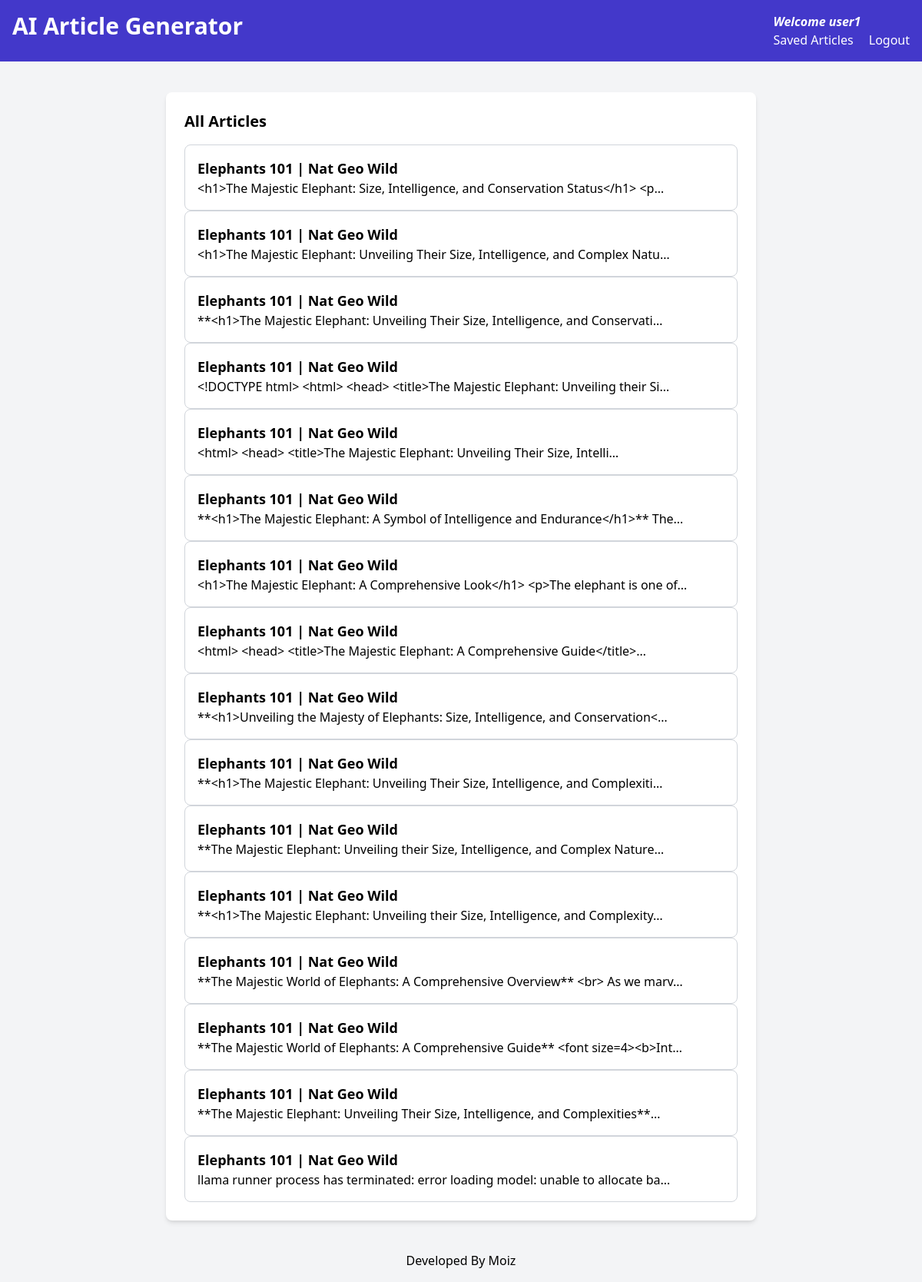
The page /blog-list (signed in) on the database its author committed.
### blog_generator/models.py (models this page shows, shortened)
class BlogPost(models.Model):
    user = models.ForeignKey(User, on_delete=models.CASCADE)
    youtube_title = models.CharField(max_length=300)
    youtube_link = models.URLField()
    generated_content = models.TextField()
    created_at = models.DateTimeField(auto_now_add=True)

### blog_generator/views.py (the view)
# urls.py: path('blog-list', views.blog_list, name='blog-list'),
def blog_list(request):
    blog_articles = BlogPost.objects.filter(user=request.user)
    return render(request, "all-blogs.html", {'blog_articles': blog_articles})

### templates/all-blogs.html (shortened to what this page needs)
<!DOCTYPE html>
<html lang="en">
<head>
    <link href="https://cdn.jsdelivr.net/npm/tailwindcss@2.2.19/dist/tailwind.min.css" rel="stylesheet">
</head>
<body class="bg-gray-100 font-sans antialised">
    <nav class="bg-indigo-700 p-4 text-white flex justify-between">
        <div>
            <a href="/"><h1 class="text-3xl font-bold">AI Article Generator</h1></a>
        </div>
        <div>
            <p><i><b>Welcome {{ user.username }}</b></i></p>
            <a href="/blog-list" class="text-white hover:underline">Saved Articles</a>
            <a href="logout" class="text-white hover:underline">Logout</a>
        </div>
        </nav>
     <div class="container mx-auto mt-10 px-4 sm:px-0">
        <div class="max-w-3xl mx-auto bg-white p-6 rounded-lg shadow-md">
             <section>
                <h2 class="text-xl mb-4 font-semibold">All Articles</h2>
                <div class="space-y-4">
                    {% for article in blog_articles reversed %}
                    <a href="blog-details/{{article.id}}">
                        <div class="border border-gray-300 p-4 rounded-lg">
                            <h3 class="text-lg font-semibold">{{article.youtube_title}}</h3>
                            <p>{{article.generated_content|truncatechars:80}}</p>
                        </div>
                    </a>
                    {% endfor %}
                </div>
             </section>
        </div>
     </div>
     <footer class="text-center p-4 text-black mt-6">
        Developed By Moiz
     </footer>
</body>
</html>

### rows shown on the page
BlogPost: youtube_title "Elephants 101 | Nat Geo Wild", generated_content "<h1>The Majestic Elephant: Size, Intelligence, and Conservation Status</h1> <p…"
BlogPost: youtube_title "Elephants 101 | Nat Geo Wild", generated_content "<h1>The Majestic Elephant: Unveiling Their Size, Intelligence, and Complex Natu…"
BlogPost: youtube_title "Elephants 101 | Nat Geo Wild", generated_content "**<h1>The Majestic Elephant: Unveiling Their Size, Intelligence, and Conservati…"
BlogPost: youtube_title "Elephants 101 | Nat Geo Wild", generated_content "<!DOCTYPE html> <html> <head> <title>The Majestic Elephant: Unveiling their Si…"
BlogPost: youtube_title "Elephants 101 | Nat Geo Wild", generated_content "<html> <head> <title>The Majestic Elephant: Unveiling Their Size, Intelli…"
BlogPost: youtube_title "Elephants 101 | Nat Geo Wild", generated_content "**<h1>The Majestic Elephant: A Symbol of Intelligence and Endurance</h1>** The…"
BlogPost: youtube_title "Elephants 101 | Nat Geo Wild", generated_content "<h1>The Majestic Elephant: A Comprehensive Look</h1> <p>The elephant is one of…"
BlogPost: youtube_title "Elephants 101 | Nat Geo Wild", generated_content "<html> <head> <title>The Majestic Elephant: A Comprehensive Guide</title>…"
BlogPost: youtube_title "Elephants 101 | Nat Geo Wild", generated_content "**<h1>Unveiling the Majesty of Elephants: Size, Intelligence, and Conservation<…"
BlogPost: youtube_title "Elephants 101 | Nat Geo Wild", generated_content "**<h1>The Majestic Elephant: Unveiling Their Size, Intelligence, and Complexiti…"
BlogPost: youtube_title "Elephants 101 | Nat Geo Wild", generated_content "**The Majestic Elephant: Unveiling their Size, Intelligence, and Complex Nature…"
BlogPost: youtube_title "Elephants 101 | Nat Geo Wild", generated_content "**<h1>The Majestic Elephant: Unveiling their Size, Intelligence, and Complexity…"
BlogPost: youtube_title "Elephants 101 | Nat Geo Wild", generated_content "**The Majestic World of Elephants: A Comprehensive Overview** <br> As we marv…"
BlogPost: youtube_title "Elephants 101 | Nat Geo Wild", generated_content "**The Majestic World of Elephants: A Comprehensive Guide** <font size=4><b>Int…"
BlogPost: youtube_title "Elephants 101 | Nat Geo Wild", generated_content "**The Majestic Elephant: Unveiling Their Size, Intelligence, and Complexities**…"
BlogPost: youtube_title "Elephants 101 | Nat Geo Wild", generated_content "llama runner process has terminated: error loading model: unable to allocate ba…"

### other values the page prints
{{ user.username }} "user1"
